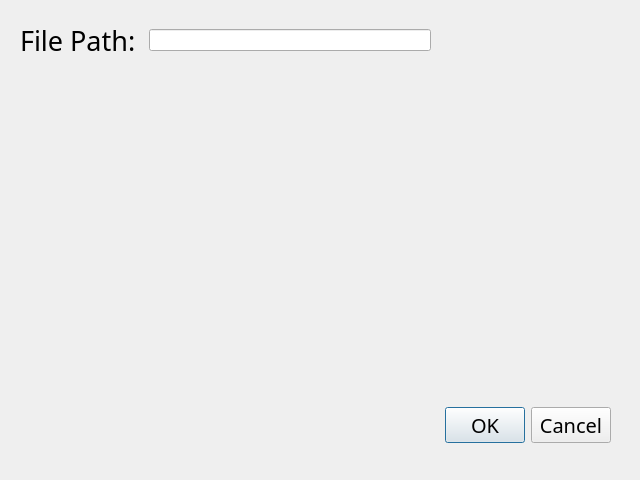
<?xml version="1.0" encoding="UTF-8"?>
<ui version="4.0">
 <class>Setting</class>
 <widget class="QDialog" name="Setting">
  <property name="geometry">
   <rect>
    <x>0</x>
    <y>0</y>
    <width>640</width>
    <height>480</height>
   </rect>
  </property>
  <property name="windowTitle">
   <string>Dialog</string>
  </property>
  <widget class="QDialogButtonBox" name="buttonBox">
   <property name="geometry">
    <rect>
     <x>230</x>
     <y>400</y>
     <width>381</width>
     <height>51</height>
    </rect>
   </property>
   <property name="font">
    <font>
     <family>Bahnschrift SemiBold Condensed</family>
     <pointsize>15</pointsize>
    </font>
   </property>
   <property name="orientation">
    <enum>Qt::Horizontal</enum>
   </property>
   <property name="standardButtons">
    <set>QDialogButtonBox::Cancel|QDialogButtonBox::Ok</set>
   </property>
  </widget>
  <widget class="QLabel" name="Image_">
   <property name="geometry">
    <rect>
     <x>460</x>
     <y>20</y>
     <width>161</width>
     <height>171</height>
    </rect>
   </property>
   <property name="text">
    <string/>
   </property>
   <property name="pixmap">
    <pixmap resource="resources.qrc">:/image/Overwatch_circle_logo.png</pixmap>
   </property>
  </widget>
  <widget class="QWidget" name="">
   <property name="geometry">
    <rect>
     <x>20</x>
     <y>10</y>
     <width>411</width>
     <height>61</height>
    </rect>
   </property>
   <layout class="QHBoxLayout" name="horizontalLayout">
    <item>
     <widget class="QLabel" name="FilePath_">
      <property name="font">
       <font>
        <family>Bahnschrift SemiBold Condensed</family>
        <pointsize>20</pointsize>
       </font>
      </property>
      <property name="text">
       <string>File Path: </string>
      </property>
     </widget>
    </item>
    <item>
     <widget class="QLineEdit" name="Path"/>
    </item>
   </layout>
  </widget>
 </widget>
 <resources>
  <include location="resources.qrc"/>
 </resources>
 <connections>
  <connection>
   <sender>buttonBox</sender>
   <signal>accepted()</signal>
   <receiver>Setting</receiver>
   <slot>accept()</slot>
   <hints>
    <hint type="sourcelabel">
     <x>248</x>
     <y>254</y>
    </hint>
    <hint type="destinationlabel">
     <x>157</x>
     <y>274</y>
    </hint>
   </hints>
  </connection>
  <connection>
   <sender>buttonBox</sender>
   <signal>rejected()</signal>
   <receiver>Setting</receiver>
   <slot>reject()</slot>
   <hints>
    <hint type="sourcelabel">
     <x>316</x>
     <y>260</y>
    </hint>
    <hint type="destinationlabel">
     <x>286</x>
     <y>274</y>
    </hint>
   </hints>
  </connection>
 </connections>
</ui>
